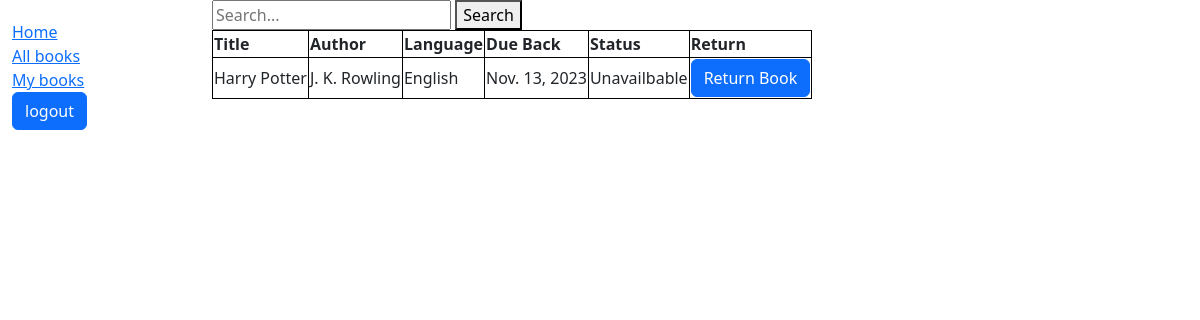
Before: /catalog/my_books/ (signed in) with the older database file.
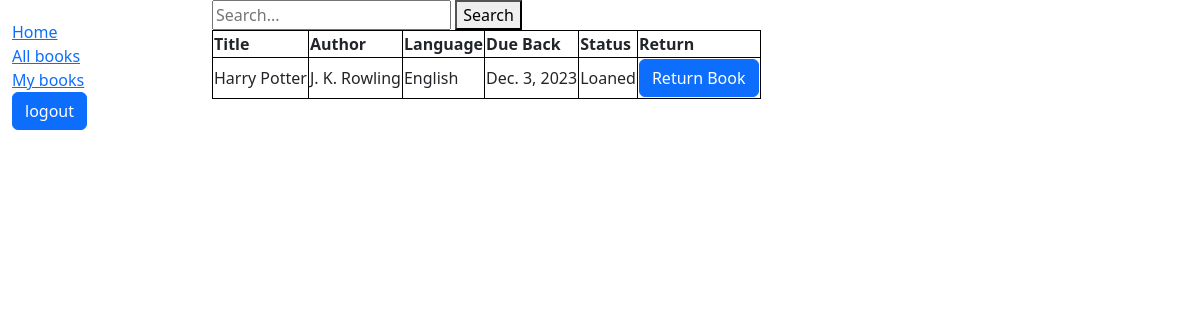
After: the same page with the newer database file.
### catalog/models.py (models this page shows, shortened)
class BookInstance(models.Model):
    id = models.UUIDField(primary_key=True, default=uuid.uuid4)
    book = models.ForeignKey('Book', on_delete=models.RESTRICT, null=True)
    borrower = models.ForeignKey(User, on_delete=models.RESTRICT, null=True, blank=True)
    language = models.ForeignKey( 'Language', on_delete=models.SET_NULL, null=True)
    due_back = models.DateField(null=True, blank=True)
    LOAN_STATUS = (
        ('u', 'Unavailbable'),
        ('o', 'Loaned'),
        ('a', 'Available'),
    )
    status = models.CharField(
        max_length=1,
        choices=LOAN_STATUS,
        blank=True,
        default='u',
        help_text='Book availability',
    )
    class Meta:
        ordering = ['due_back']

class Book(models.Model) :
    title=models.CharField(max_length=200)
    author=models.CharField(max_length=200)

class Language(models.Model):
    name = models.CharField(max_length=200)
    english_name = models.CharField(max_length=200)
    class Meta:
        ordering = ['english_name']

### catalog/views.py (the view)
# urls.py: path('my_books/', views.my_books, name='my_books'),
@login_required
@permission_required('catalog.user_verified',  login_url='not_verified')
def my_books(request):
    query = request.GET.get('q', '')
    book_instances = BookInstance.objects.filter(
        Q(book__title__icontains=query) |
        Q(book__author__icontains=query) |
        Q(language__english_name__icontains=query) |
        Q(language__name__icontains=query),
        borrower=request.user,
    )
    context = {
        'book_instances': book_instances,
        'query': query
    }
    return render(request, 'my_books.html', context=context)

### catalog/templates/my_books.html (shortened to what this page needs)
<!DOCTYPE html>
<html lang="en">
<head>
    <link href="https://cdn.jsdelivr.net/npm/bootstrap@5.3.2/dist/css/bootstrap.min.css" rel="stylesheet"
>
    {% load static %}
    <link rel="stylesheet" href="{% static 'css/styles.css' %}" />
</head>
<body>
    <div class="container-fluid">
        <div class="row">
            <div class="col-sm-2">
                {% block sidebar %}
                <ul class="sidebar-nav">
                    <li><a href="{% url 'index' %}">Home</a></li>
                    <li><a href="{% url 'books' %}">All books</a></li>
                    <li><a href="{% url 'my_books' %}">My books</a></li>
                    <form method="post" action="{% url 'logout' %}">
                        <input class="btn btn-primary" type="submit" value="logout">
                    </form>
                </ul>
                {% endblock %}
            </div>
            <div class="col-sm-10 ">{% block content %}
                <form method="get" action="{% url 'books' %}">
                    <input type="text" name="q" value="{{ query }}" placeholder="Search...">
                    <button type="submit">Search</button>
                </form>
                <table border="1">
                    <thead>
                        <tr>
                            <th>Title</th>
                            <th>Author</th>
                            <th>Language</th>
                            <th>Due Back</th>
                            <th>Status</th>
                            <th>Return</th>
                        </tr>
                    </thead>
                    <tbody>
                        {% for instance in book_instances %}
                        <tr>
                            <td>{{ instance.book.title }}</td>
                            <td>{{ instance.book.author }}</td>
                            <td>{{ instance.language.name }}</td>
                            <td>{{ instance.due_back }}</td>
                            <td>{{ instance.get_status_display }}</td>
                            <td>
                                <form method="post" action="{% url 'return_book' instance.id %}">
                                    <input class="btn btn-primary" type="submit" value="Return Book">
                                </form>
                            </td>
                        </tr>
                        {% endfor %}
                    </tbody>
                </table>
                {% endblock %}
            </div>
        </div>
    </div>
</body>
</html>

Changed rows visible on the page:
changed BookInstance "Harry Potter": due_back "Nov. 13, 2023" → "Dec. 3, 2023"; status "Unavailbable" → "Loaned"
